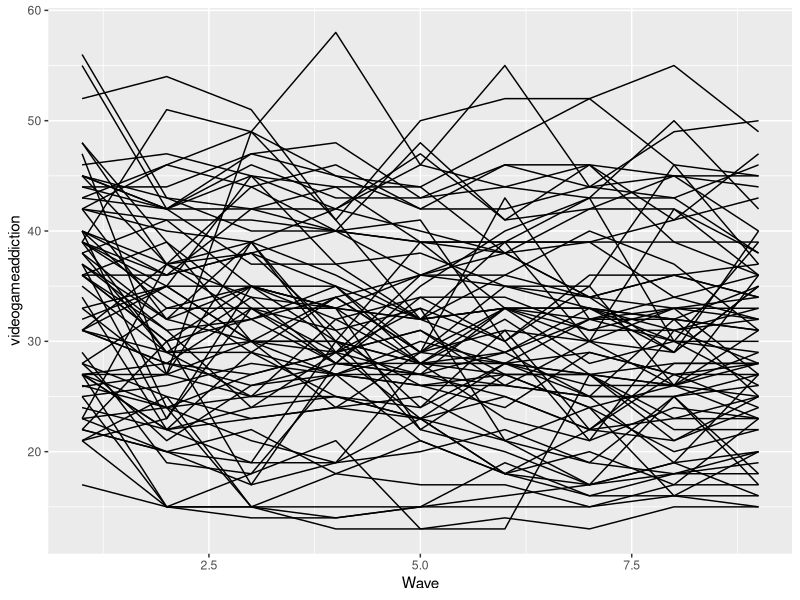

R code for this plot:
library(plyr)
library(ggplot2)

# Read in data

addictionData <- read.csv("Data/addictionData.csv",
                          stringsAsFactors = F,
                          na.strings = c("NA"," ","."))

waves <- c("_T1","_T2","_T3","_T4","_T5","_T6","_T7","_T8","_T9")

addictionDataSplit <- list()

for (i in 2:9) {
  addictionDataSplit[[i]] <- addictionData[,grepl(waves[i],names(addictionData))]
  addictionData <- addictionData[,-grep(waves[i],names(addictionData))]
  names(addictionDataSplit[[i]]) <- gsub(waves[i],"",names(addictionDataSplit[[i]]))
  addictionDataSplit[[i]]$Wave <- i
  addictionDataSplit[[i]]$id <- addictionData$id
}
addictionDataSplit[[1]] <- addictionData
addictionDataSplit[[1]]$Wave <- 1
names(addictionDataSplit[[1]]) <- gsub(waves[1],"",names(addictionDataSplit[[1]]))

for (i in 1:9) {
  write.csv(addictionDataSplit[[i]],
            file = paste0("Data/addictionDataWave",i,".csv"),
            row.names = F)
}

addictionData_Long <- addictionDataSplit[[1]]

for (i in 2:9) {
  addictionData_Long <- rbind.fill(addictionData_Long,addictionDataSplit[[i]])
}

persistentIds = addictionData_Long$id[addictionData_Long$Wave==9 &
                                        !is.na(addictionData_Long$videogameaddiction)]

ggplot(addictionData_Long[addictionData_Long$id %in% persistentIds,],aes(x = Wave,y = videogameaddiction))+
  geom_line(aes(by=as.factor(id)))
